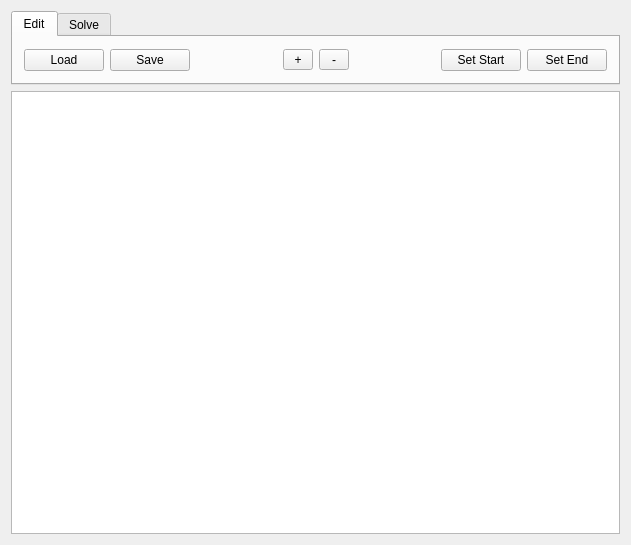
<?xml version="1.0" encoding="UTF-8"?>
<ui version="4.0">
 <class>MainWindow</class>
 <widget class="QMainWindow" name="MainWindow">
  <property name="geometry">
   <rect>
    <x>0</x>
    <y>0</y>
    <width>631</width>
    <height>545</height>
   </rect>
  </property>
  <property name="windowTitle">
   <string>MainWindow</string>
  </property>
  <widget class="QWidget" name="centralWidget">
   <layout class="QVBoxLayout" name="verticalLayout">
    <item>
     <widget class="QTabWidget" name="tabWidget">
      <property name="sizePolicy">
       <sizepolicy hsizetype="Expanding" vsizetype="Minimum">
        <horstretch>0</horstretch>
        <verstretch>0</verstretch>
       </sizepolicy>
      </property>
      <property name="currentIndex">
       <number>0</number>
      </property>
      <widget class="QWidget" name="tabEdit">
       <attribute name="title">
        <string>Edit</string>
       </attribute>
       <layout class="QVBoxLayout" name="verticalLayout_2">
        <item>
         <layout class="QHBoxLayout" name="horizontalLayout">
          <item>
           <widget class="QPushButton" name="buttonLoad">
            <property name="text">
             <string>Load</string>
            </property>
           </widget>
          </item>
          <item>
           <widget class="QPushButton" name="buttonSave">
            <property name="text">
             <string>Save</string>
            </property>
           </widget>
          </item>
          <item>
           <spacer name="horizontalSpacer_2">
            <property name="orientation">
             <enum>Qt::Horizontal</enum>
            </property>
            <property name="sizeHint" stdset="0">
             <size>
              <width>40</width>
              <height>20</height>
             </size>
            </property>
           </spacer>
          </item>
          <item>
           <widget class="QToolButton" name="buttonZoomIn">
            <property name="minimumSize">
             <size>
              <width>30</width>
              <height>0</height>
             </size>
            </property>
            <property name="text">
             <string>+</string>
            </property>
            <property name="autoRepeat">
             <bool>true</bool>
            </property>
           </widget>
          </item>
          <item>
           <widget class="QToolButton" name="buttonZoomOut">
            <property name="minimumSize">
             <size>
              <width>30</width>
              <height>0</height>
             </size>
            </property>
            <property name="text">
             <string>-</string>
            </property>
            <property name="autoRepeat">
             <bool>true</bool>
            </property>
           </widget>
          </item>
          <item>
           <spacer name="horizontalSpacer">
            <property name="orientation">
             <enum>Qt::Horizontal</enum>
            </property>
            <property name="sizeHint" stdset="0">
             <size>
              <width>40</width>
              <height>20</height>
             </size>
            </property>
           </spacer>
          </item>
          <item>
           <widget class="QPushButton" name="buttonSetStart">
            <property name="text">
             <string>Set Start</string>
            </property>
            <property name="checkable">
             <bool>true</bool>
            </property>
            <property name="autoExclusive">
             <bool>true</bool>
            </property>
           </widget>
          </item>
          <item>
           <widget class="QPushButton" name="buttonSetEnd">
            <property name="text">
             <string>Set End</string>
            </property>
            <property name="checkable">
             <bool>true</bool>
            </property>
            <property name="autoExclusive">
             <bool>true</bool>
            </property>
           </widget>
          </item>
         </layout>
        </item>
       </layout>
      </widget>
      <widget class="QWidget" name="tabSolve">
       <attribute name="title">
        <string>Solve</string>
       </attribute>
       <layout class="QVBoxLayout" name="verticalLayout_3">
        <item>
         <layout class="QHBoxLayout" name="horizontalLayout_2">
          <item>
           <widget class="QPushButton" name="buttonSolve">
            <property name="text">
             <string>Solve</string>
            </property>
           </widget>
          </item>
          <item>
           <widget class="QPushButton" name="buttonStep">
            <property name="text">
             <string>Step</string>
            </property>
           </widget>
          </item>
          <item>
           <spacer name="horizontalSpacer_3">
            <property name="orientation">
             <enum>Qt::Horizontal</enum>
            </property>
            <property name="sizeHint" stdset="0">
             <size>
              <width>40</width>
              <height>20</height>
             </size>
            </property>
           </spacer>
          </item>
          <item>
           <widget class="QToolButton" name="buttonZoomIn_2">
            <property name="minimumSize">
             <size>
              <width>30</width>
              <height>0</height>
             </size>
            </property>
            <property name="text">
             <string>+</string>
            </property>
            <property name="autoRepeat">
             <bool>true</bool>
            </property>
           </widget>
          </item>
          <item>
           <widget class="QToolButton" name="buttonZoomOut_2">
            <property name="minimumSize">
             <size>
              <width>30</width>
              <height>0</height>
             </size>
            </property>
            <property name="text">
             <string>-</string>
            </property>
            <property name="autoRepeat">
             <bool>true</bool>
            </property>
           </widget>
          </item>
          <item>
           <spacer name="horizontalSpacer_4">
            <property name="orientation">
             <enum>Qt::Horizontal</enum>
            </property>
            <property name="sizeHint" stdset="0">
             <size>
              <width>40</width>
              <height>20</height>
             </size>
            </property>
           </spacer>
          </item>
          <item>
           <widget class="QLabel" name="label">
            <property name="text">
             <string>Algorithm:</string>
            </property>
           </widget>
          </item>
          <item>
           <widget class="QComboBox" name="selectAlgorithm">
            <property name="currentIndex">
             <number>0</number>
            </property>
            <item>
             <property name="text">
              <string>Depht First</string>
             </property>
            </item>
            <item>
             <property name="text">
              <string>Breadth First</string>
             </property>
            </item>
            <item>
             <property name="text">
              <string>Autistic First</string>
             </property>
            </item>
            <item>
             <property name="text">
              <string>Random First</string>
             </property>
            </item>
           </widget>
          </item>
         </layout>
        </item>
       </layout>
      </widget>
     </widget>
    </item>
    <item>
     <widget class="QGraphicsView" name="graphicsView">
      <property name="sizeAdjustPolicy">
       <enum>QAbstractScrollArea::AdjustToContentsOnFirstShow</enum>
      </property>
     </widget>
    </item>
   </layout>
  </widget>
 </widget>
 <layoutdefault spacing="6" margin="11"/>
 <resources/>
 <connections/>
</ui>
